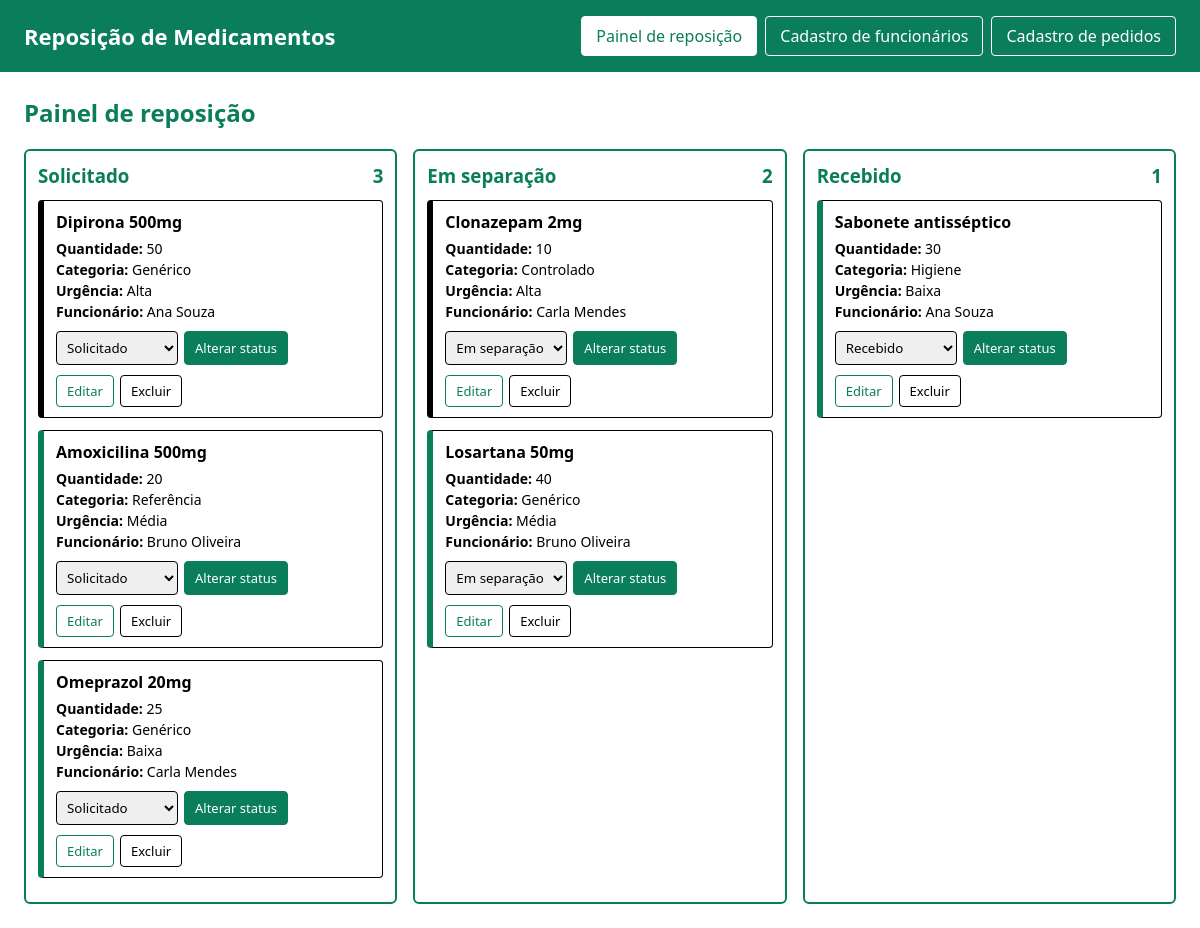
Screenshot of /code/index.php with the database file from the repository.
### tables this page shows
CREATE TABLE pedido_reposicao (
    id_pedido        INT          NOT NULL AUTO_INCREMENT,
    id_funcionario   INT          NOT NULL,
    medicamento      VARCHAR(100) NOT NULL,
    quantidade       INT          NOT NULL,
    categoria        VARCHAR(20)  NOT NULL,
    urgencia         ENUM('baixa', 'media', 'alta') NOT NULL,
    data_solicitacao DATETIME     NOT NULL DEFAULT CURRENT_TIMESTAMP,
    status           ENUM('solicitado', 'em_separacao', 'recebido') NOT NULL DEFAULT 'solicitado',
    CONSTRAINT pk_pedido_reposicao PRIMARY KEY (id_pedido),
    CONSTRAINT fk_pedido_funcionario FOREIGN KEY (id_funcionario)
        REFERENCES funcionario (id_funcionario)
        ON UPDATE CASCADE
        ON DELETE RESTRICT,
    CONSTRAINT ck_pedido_quantidade CHECK (quantidade > 0)
);

CREATE TABLE funcionario (
    id_funcionario INT          NOT NULL AUTO_INCREMENT,
    nome           VARCHAR(100) NOT NULL,
    email          VARCHAR(150) NOT NULL,
    CONSTRAINT pk_funcionario PRIMARY KEY (id_funcionario),
    CONSTRAINT uk_funcionario_email UNIQUE (email)
);

### code/includes/pedido.php (called while the page is built, shortened)
<?php
function listarPedidosComFuncionarioDaMaiorParaMenorUrgencia(PDO $pdo)
{
    return $pdo->query(
        "SELECT p.*, f.nome AS funcionario
           FROM pedido_reposicao p
           JOIN funcionario f ON f.id_funcionario = p.id_funcionario
          ORDER BY FIELD(p.urgencia, 'alta', 'media', 'baixa'), p.data_solicitacao"
    )->fetchAll();
}
function agruparPedidosPorStatus(array $pedidos)
{
    $pedidosPorStatus = array_fill_keys(array_keys(STATUS), []);
    foreach ($pedidos as $pedido) {
        $pedidosPorStatus[$pedido['status']][] = $pedido;
    }
    return $pedidosPorStatus;
}

### code/includes/exibicao.php (called while the page is built, shortened)
<?php
function escaparHtml($texto)
{
    return htmlspecialchars((string) $texto, ENT_QUOTES, 'UTF-8');
}

### code/index.php (the view, shortened to what this page needs)
<?php
require 'includes/conexao.php';
require 'includes/exibicao.php';
require 'includes/pedido.php';
$pedidosPorStatus = agruparPedidosPorStatus(listarPedidosComFuncionarioDaMaiorParaMenorUrgencia($pdo));
require 'includes/cabecalho.php';
?>
<h2>Painel de reposição</h2>
<div class="painel">
    <?php foreach ($pedidosPorStatus as $status => $pedidosDoStatus): ?>
        <section class="coluna">
            <h3><?= escaparHtml(STATUS[$status]) ?> <span><?= count($pedidosDoStatus) ?></span></h3>
            <?php foreach ($pedidosDoStatus as $pedido): ?>
                <article class="card urgencia-<?= escaparHtml($pedido['urgencia']) ?>">
                    <h4><?= escaparHtml($pedido['medicamento']) ?></h4>
                    <p><strong>Quantidade:</strong> <?= escaparHtml($pedido['quantidade']) ?></p>
                    <p><strong>Categoria:</strong> <?= escaparHtml(CATEGORIAS[$pedido['categoria']] ?? $pedido['categoria']) ?></p>
                    <p><strong>Urgência:</strong> <?= escaparHtml(URGENCIAS[$pedido['urgencia']]) ?></p>
                    <p><strong>Funcionário:</strong> <?= escaparHtml($pedido['funcionario']) ?></p>
                    <div class="acoes">
                        <form method="post" action="acoes_pedido.php">
                            <select name="status" aria-label="Novo status">
                                <?php foreach (STATUS as $valor => $rotulo): ?>
                                    <option value="<?= escaparHtml($valor) ?>" <?= $pedido['status'] === $valor ? 'selected' : '' ?>><?= escaparHtml($rotulo) ?></option>
                                <?php endforeach; ?>
                            </select>
                            <button type="submit" class="botao">Alterar status</button>
                        </form>
                    </div>
                    <div class="acoes">
                        <a href="pedidos.php?id=<?= escaparHtml($pedido['id_pedido']) ?>" class="botao botao-secundario">Editar</a>
                        <form method="post" action="acoes_pedido.php" onsubmit="return confirm('Deseja realmente excluir este pedido?');">
                            <button type="submit" class="botao botao-excluir">Excluir</button>
                        </form>
                    </div>
                </article>
            <?php endforeach; ?>
        </section>
    <?php endforeach; ?>
</div>
<?php require 'includes/rodape.php'; ?>

### code/includes/cabecalho.php (shortened to what this page needs)
<?php $paginaAtual = basename($_SERVER['PHP_SELF']); ?>
<!DOCTYPE html>
<html lang="pt-BR">
<head>
    <link rel="stylesheet" href="css/estilo.css">
</head>
<body>
    <header class="topo">
        <h1>Reposição de Medicamentos</h1>
        <nav class="menu">
            <a href="index.php" class="<?= $paginaAtual === 'index.php' ? 'ativo' : '' ?>">Painel de reposição</a>
            <a href="funcionarios.php" class="<?= $paginaAtual === 'funcionarios.php' ? 'ativo' : '' ?>">Cadastro de funcionários</a>
            <a href="pedidos.php" class="<?= $paginaAtual === 'pedidos.php' ? 'ativo' : '' ?>">Cadastro de pedidos</a>
        </nav>
    </header>
    <main class="conteudo">

### code/includes/rodape.php
    </main>
</body>
</html>

### code/css/estilo.css (style rules this page uses)
:root { --branco: #FFFFFF; --verde: #0A7D5A; --preto: #000000; }
* { box-sizing: border-box; }
body { margin: 0; font-family: 'Segoe UI', sans-serif; background: var(--branco); color: var(--preto); }
.topo { background: var(--verde); color: var(--branco); padding: 16px 24px; display: flex; flex-wrap: wrap; align-items: center; justify-content: space-between; gap: 12px; }
.topo h1 { margin: 0; font-size: 22px; }
.menu { display: flex; flex-wrap: wrap; gap: 8px; }
.menu a { color: var(--branco); text-decoration: none; padding: 8px 14px; border: 1px solid var(--branco); border-radius: 4px; }
.menu a:hover, .menu a.ativo { background: var(--branco); color: var(--verde); }
.conteudo { padding: 24px; max-width: 1200px; margin: 0 auto; }
h2 { color: var(--verde); margin-top: 0; }
.botao { font-family: inherit; font-size: 15px; padding: 8px 16px; border: 1px solid var(--verde); border-radius: 4px; background: var(--verde); color: var(--branco); cursor: pointer; text-decoration: none; display: inline-block; }
.botao-secundario { background: var(--branco); color: var(--verde); }
.botao-excluir { background: var(--branco); color: var(--preto); border-color: var(--preto); }
.painel { display: grid; grid-template-columns: repeat(3, 1fr); gap: 16px; }
.coluna { border: 2px solid var(--verde); border-radius: 6px; padding: 12px; min-height: 200px; }
.coluna h3 { margin: 0 0 12px; color: var(--verde); display: flex; justify-content: space-between; }
.card { border: 1px solid var(--preto); border-left: 6px solid var(--verde); border-radius: 4px; padding: 10px 12px; margin-bottom: 12px; background: var(--branco); }
.card.urgencia-alta { border-left-color: var(--preto); }
.card h4 { margin: 0 0 6px; }
.card p { margin: 2px 0; font-size: 14px; }
.card .acoes { margin-top: 10px; display: flex; flex-wrap: wrap; gap: 6px; align-items: center; }
.card .acoes form { display: flex; gap: 6px; margin: 0; }
.card select { font-family: inherit; padding: 6px; border: 1px solid var(--preto); border-radius: 4px; }
.card .botao { font-size: 13px; padding: 6px 10px; }

### rows the page displays
pedido_reposicao: medicamento "Dipirona 500mg", quantidade "50", categoria "Genérico", urgencia "Alta", id_funcionario.nome "Ana Souza", status "Solicitado"
pedido_reposicao: medicamento "Amoxicilina 500mg", quantidade "20", categoria "Referência", urgencia "Média", id_funcionario.nome "Bruno Oliveira", status "Solicitado"
pedido_reposicao: medicamento "Omeprazol 20mg", quantidade "25", categoria "Genérico", urgencia "Baixa", id_funcionario.nome "Carla Mendes", status "Solicitado"
pedido_reposicao: medicamento "Clonazepam 2mg", quantidade "10", categoria "Controlado", urgencia "Alta", id_funcionario.nome "Carla Mendes", status "Em separação"
pedido_reposicao: medicamento "Losartana 50mg", quantidade "40", categoria "Genérico", urgencia "Média", id_funcionario.nome "Bruno Oliveira", status "Em separação"
pedido_reposicao: medicamento "Sabonete antisséptico", quantidade "30", categoria "Higiene", urgencia "Baixa", id_funcionario.nome "Ana Souza", status "Recebido"

### other values shown
escaparHtml(STATUS[$status]) "Solicitado"
count($pedidosDoStatus) "3"
escaparHtml(STATUS[$status]) "Em separação"
count($pedidosDoStatus) "2"
escaparHtml(STATUS[$status]) "Recebido"
count($pedidosDoStatus) "1"
